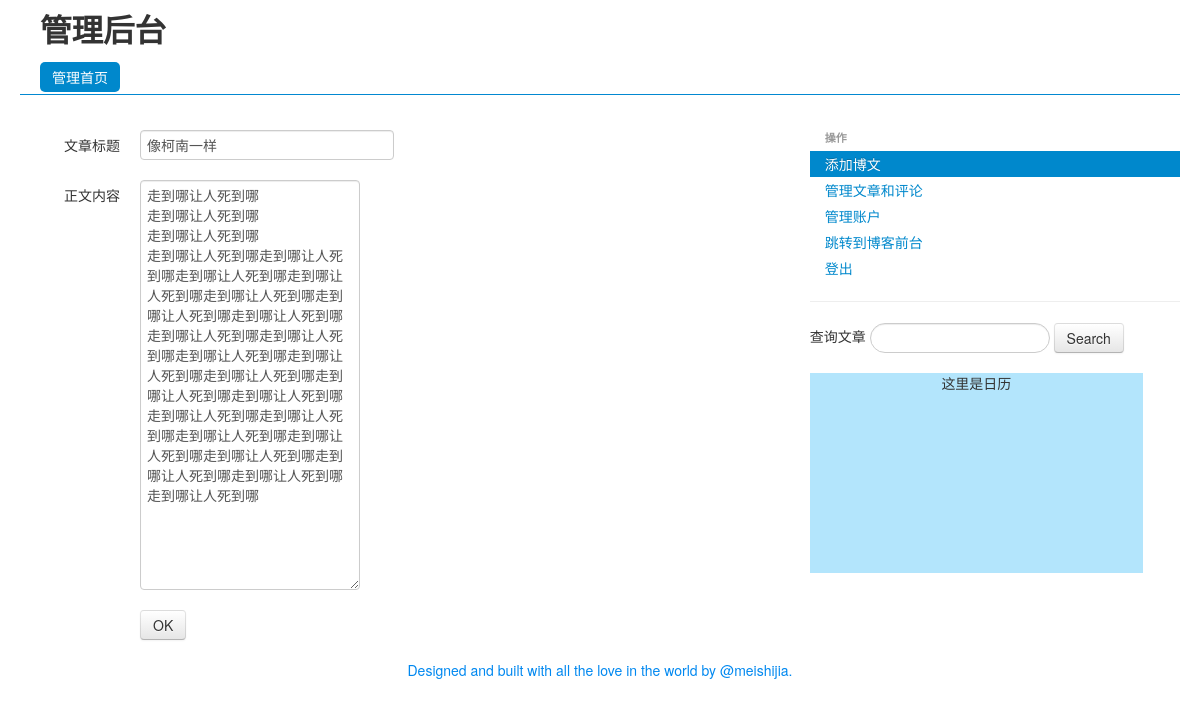
The app's page /manager/mod_article/?id=11 (signed in) with its own data.
### articles/models.py (models this page shows)
class Article(models.Model):
    title = models.CharField(max_length = 30)
    time_stamp = models.DateField()
    content = RichTextField()

### manager/views.py (the view)
@permission_required('django.contrib.auth.can_manage')
def mod_article(request):
	article_id =request.GET["id"]
        print article_id
	article = Article.objects.get(id = article_id)
	return render(request,"manager/mod_article.html",{"article":article})

### manager/templates/manager/mod_article.html (shortened to what this page needs)
{% extends "manager/base.html" %}
{% block content %}
<div class="container-fluid">
	<div class="row-fluid">
		<div class="span12" style="width:100%;margin-left:-100px;margin-top:5px">
			<form class="form-horizontal" method="post" action="/manager/deal_mod_article/">
				<div class="control-group">
					 <label class="control-label" for="inputTitle">文章标题</label>
					<div class="controls">
						<input id="inputTitle" type="text" name="title" style="width:240px" value="{{article.title}}"/>
				</div>
				</div>
				<div class="control-group" style="width:90%">
					 <label class="control-label" for="inputContent">正文内容</label>
					<div class="controls">
						<textarea id="inputContent" class="form-control ckeditor" name="content" rows="20">{{article.content}}</textarea>
					</div>
				</div>
				<div class="control-group">
					<div class="controls">
						 <button type="submit" class="btn">OK</button>
					</div>
				</div>
			</form>
		</div>
	</div>
</div>
{% endblock %}

### records on screen
Article: title "像柯南一样", content "走到哪让人死到哪 走到哪让人死到哪 走到哪让人死到哪 走到哪让人死到哪走到哪让人死到哪走到哪让人死到哪走到哪让人死到哪走到哪让人死到哪走到哪让人死到哪走到哪让人死到哪走到哪让人死到哪走到哪让人死到哪走到哪让人死到哪走到哪让人死到哪走到哪让人死到哪走到哪让人死到哪走到哪让人死到哪走到哪让人死到哪走到哪让人死到哪走到哪让人死到哪走到哪让人死到哪走到哪让人死到哪走到哪让人死到哪走到哪让人死到哪走到哪让人死到哪"
